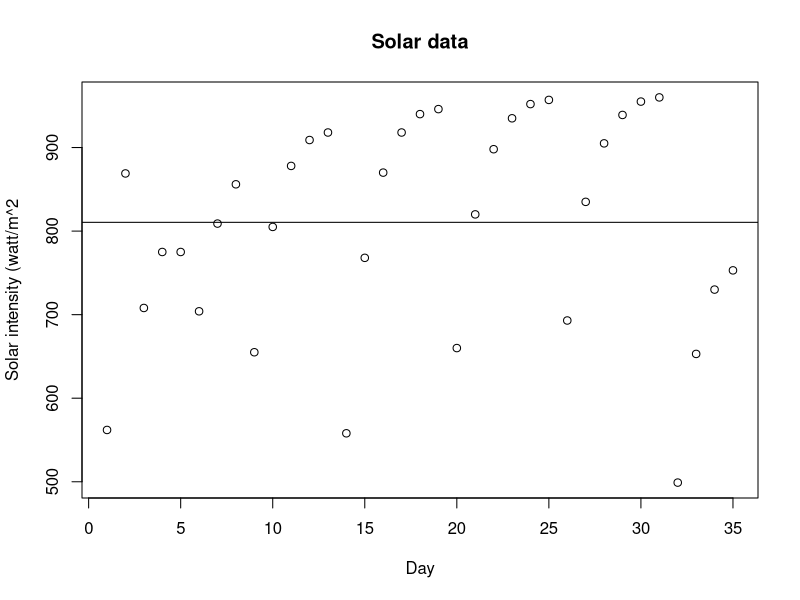
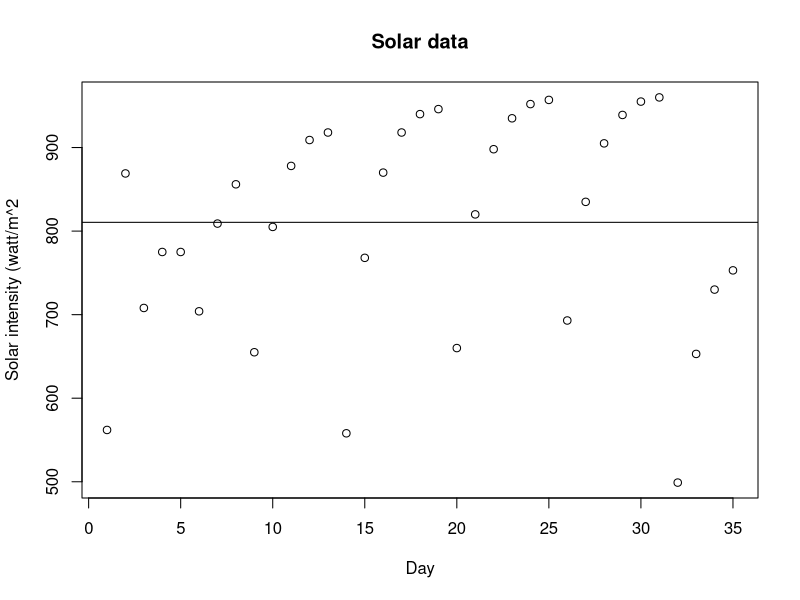
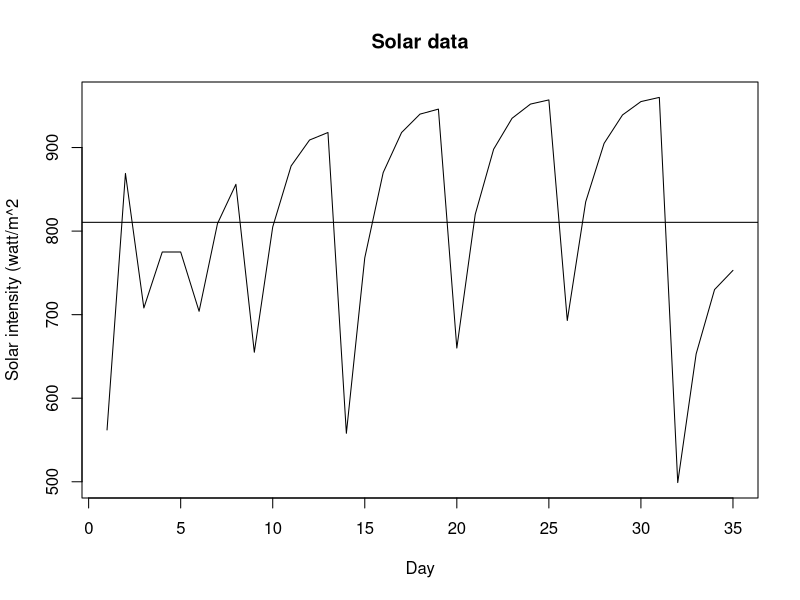

The R source for these figures, in order:
setwd("~/Downloads/statistics-2-datasets/assignment/")
solarData <- read.csv("../Ex612.csv", header = FALSE, sep = ";") $V1
solarMean = mean(solarData)

cat("====================", "\n")
cat("== L1.1", "\n")
cat("====================", "\n")

# A
cat("Mean: ", solarMean, "\n")
cat("Standard deviation: ", sd(solarData), "\n")

# B
png(filename = "plots/11-solar-scatter.png", bg = "white")
plot(solarData, 
     type = "p",
     main = "Solar data",
     xlab = "Day",
     ylab = "Solar intensity (watt/m^2")
abline(solarMean, 0)
dev.off()

png(filename = "plots/12-solar-abline.png", bg = "white")
plot(solarData, 
     type = "p",
     main = "Solar data",
     xlab = "Day",
     ylab = "Solar intensity (watt/m^2")
abline(solarMean, 0)
dev.off()


png(filename = "plots/13-solar-line.png", bg = "white")
plot(solarData, 
     type = "l",
     main = "Solar data",
     xlab = "Day",
     ylab = "Solar intensity (watt/m^2")
abline(solarMean, 0)
dev.off()


cat("\n", "====================", "\n\n")

rm(list = ls())